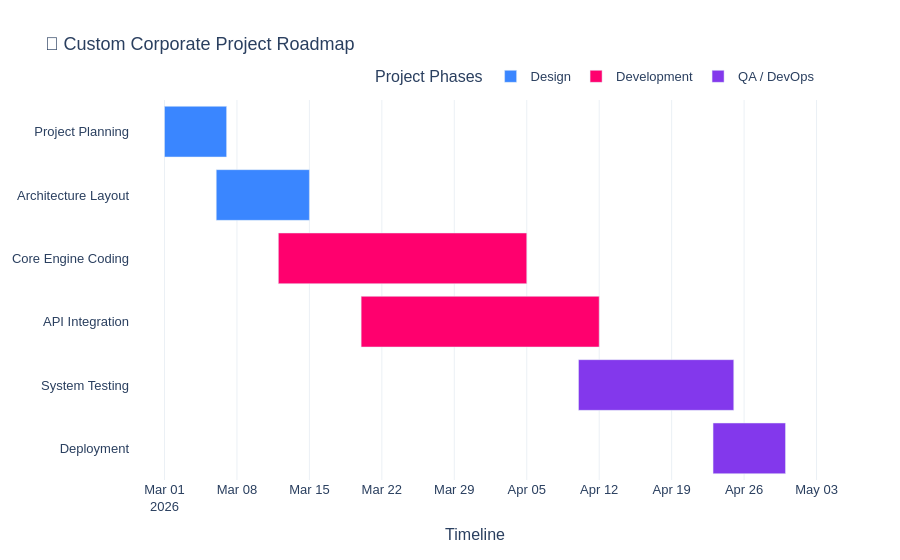

This figure's notebook cell:
### Code cell
import pandas as pd
import plotly.express as px

# 1. Create a dummy project dataset
data = [
    {
        "Task": "Project Planning",
        "Start": "2026-03-01",
        "End": "2026-03-07",
        "Phase": "Design",
        "Completion": 100,
    },
    {
        "Task": "Architecture Layout",
        "Start": "2026-03-06",
        "End": "2026-03-15",
        "Phase": "Design",
        "Completion": 85,
    },
    {
        "Task": "Core Engine Coding",
        "Start": "2026-03-12",
        "End": "2026-04-05",
        "Phase": "Development",
        "Completion": 40,
    },
    {
        "Task": "API Integration",
        "Start": "2026-03-20",
        "End": "2026-04-12",
        "Phase": "Development",
        "Completion": 10,
    },
    {
        "Task": "System Testing",
        "Start": "2026-04-10",
        "End": "2026-04-25",
        "Phase": "QA / DevOps",
        "Completion": 0,
    },
    {
        "Task": "Deployment",
        "Start": "2026-04-23",
        "End": "2026-04-30",
        "Phase": "QA / DevOps",
        "Completion": 0,
    },
]

df = pd.DataFrame(data)

# Convert string dates to datetime objects (Required for Timeline)
df["Start"] = pd.to_datetime(df["Start"])
df["End"] = pd.to_datetime(df["End"])

# 2. Define custom colors for project phases
phase_colors = {
    "Design": "#3A86FF",  # Vibrant Blue
    "Development": "#FF006E",  # Vivid Pink
    "QA / DevOps": "#8338EC",  # Deep Purple
}

# 3. Build the Gantt timeline chart
fig = px.timeline(
    df,
    x_start="Start",
    x_end="End",
    y="Task",
    color="Phase",
    color_discrete_map=phase_colors,
    title="🏢 Custom Corporate Project Roadmap",
    hover_data={
        "Completion": ":.0f%",
        "Start": "|%B %d, %Y",
        "End": "|%B %d, %Y",
    },  # Clean date format in tooltip
)

# 4. Apply Advanced Layout Customizations
fig.update_layout(
    xaxis_title="Timeline",
    yaxis_title=None,  # Hiding redundant label
    yaxis={"categoryorder": "array", "categoryarray": df["Task"][::-1]},
    # ^ Forces chart to read chronologically from top-to-bottom
    plot_bgcolor="white",  # Clean backdrop
    hovermode="closest",
    font=dict(family="Arial, sans-serif", size=13),
    legend=dict(
        title="Project Phases",
        orientation="h",
        yanchor="bottom",
        y=1.02,
        xanchor="right",
        x=1,
    ),
)

# 5. Add custom grid lines and alternating background clean aesthetics
fig.update_xaxes(
    showgrid=True,
    gridcolor="#EBF0F5",
    tickformat="%b %d\n%Y",  # Multi-line date ticks
)

fig.update_yaxes(showgrid=False)

# Launch chart in browser/notebook
fig.show()

### Figure 1 — Plotly figure (JSON) as saved in the notebook; plotly's stock layout.template omitted (floating-point values rounded to 4 significant figures)
{"data": [{"base": ["2026-03-01T00:00:00.000000", "2026-03-06T00:00:00.000000"], "customdata": [[100], [85]], "hovertemplate": "Phase=Design<br>Start=%{base|%B %d, %Y}<br>End=%{x|%B %d, %Y}<br>Task=%{y}<br>Completion=%{customdata[0]:.0f%}<extra></extra>", "legendgroup": "Design", "marker": {"color": "#3A86FF", "pattern": {"shape": ""}}, "name": "Design", "orientation": "h", "showlegend": true, "textposition": "auto", "type": "bar", "x": [518400000, 777600000], "xaxis": "x", "y": ["Project Planning", "Architecture Layout"], "yaxis": "y"}, {"base": ["2026-03-12T00:00:00.000000", "2026-03-20T00:00:00.000000"], "customdata": [[40], [10]], "hovertemplate": "Phase=Development<br>Start=%{base|%B %d, %Y}<br>End=%{x|%B %d, %Y}<br>Task=%{y}<br>Completion=%{customdata[0]:.0f%}<extra></extra>", "legendgroup": "Development", "marker": {"color": "#FF006E", "pattern": {"shape": ""}}, "name": "Development", "orientation": "h", "showlegend": true, "textposition": "auto", "type": "bar", "x": [2073600000, 1987200000], "xaxis": "x", "y": ["Core Engine Coding", "API Integration"], "yaxis": "y"}, {"base": ["2026-04-10T00:00:00.000000", "2026-04-23T00:00:00.000000"], "customdata": [[0], [0]], "hovertemplate": "Phase=QA / DevOps<br>Start=%{base|%B %d, %Y}<br>End=%{x|%B %d, %Y}<br>Task=%{y}<br>Completion=%{customdata[0]:.0f%}<extra></extra>", "legendgroup": "QA / DevOps", "marker": {"color": "#8338EC", "pattern": {"shape": ""}}, "name": "QA / DevOps", "orientation": "h", "showlegend": true, "textposition": "auto", "type": "bar", "x": [1296000000, 604800000], "xaxis": "x", "y": ["System Testing", "Deployment"], "yaxis": "y"}], "layout": {"barmode": "overlay", "font": {"family": "Arial, sans-serif", "size": 13}, "hovermode": "closest", "legend": {"orientation": "h", "title": {"text": "Project Phases"}, "tracegroupgap": 0, "x": 1, "xanchor": "right", "y": 1.02, "yanchor": "bottom"}, "plot_bgcolor": "white", "title": {"text": "🏢 Custom Corporate Project Roadmap"}, "xaxis": {"anchor": "y", "domain": [0, 1], "gridcolor": "#EBF0F5", "showgrid": true, "tickformat": "%b %d\n%Y", "title": {"text": "Timeline"}, "type": "date"}, "yaxis": {"anchor": "x", "categoryarray": ["Deployment", "System Testing", "API Integration", "Core Engine Coding", "Architecture Layout", "Project Planning"], "categoryorder": "array", "domain": [0, 1], "showgrid": false, "title": {}}}}
